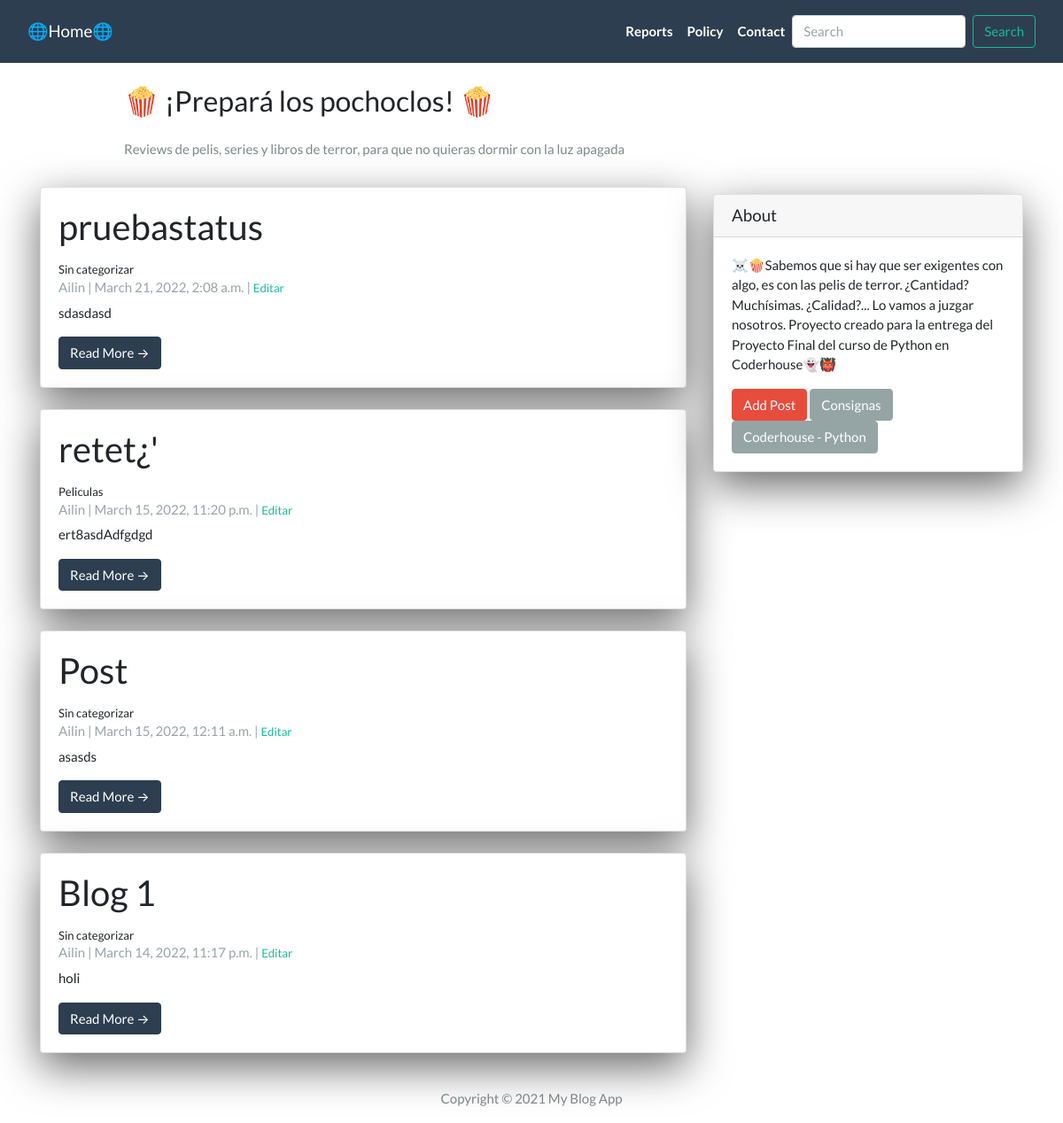
Before: / with the older database file.
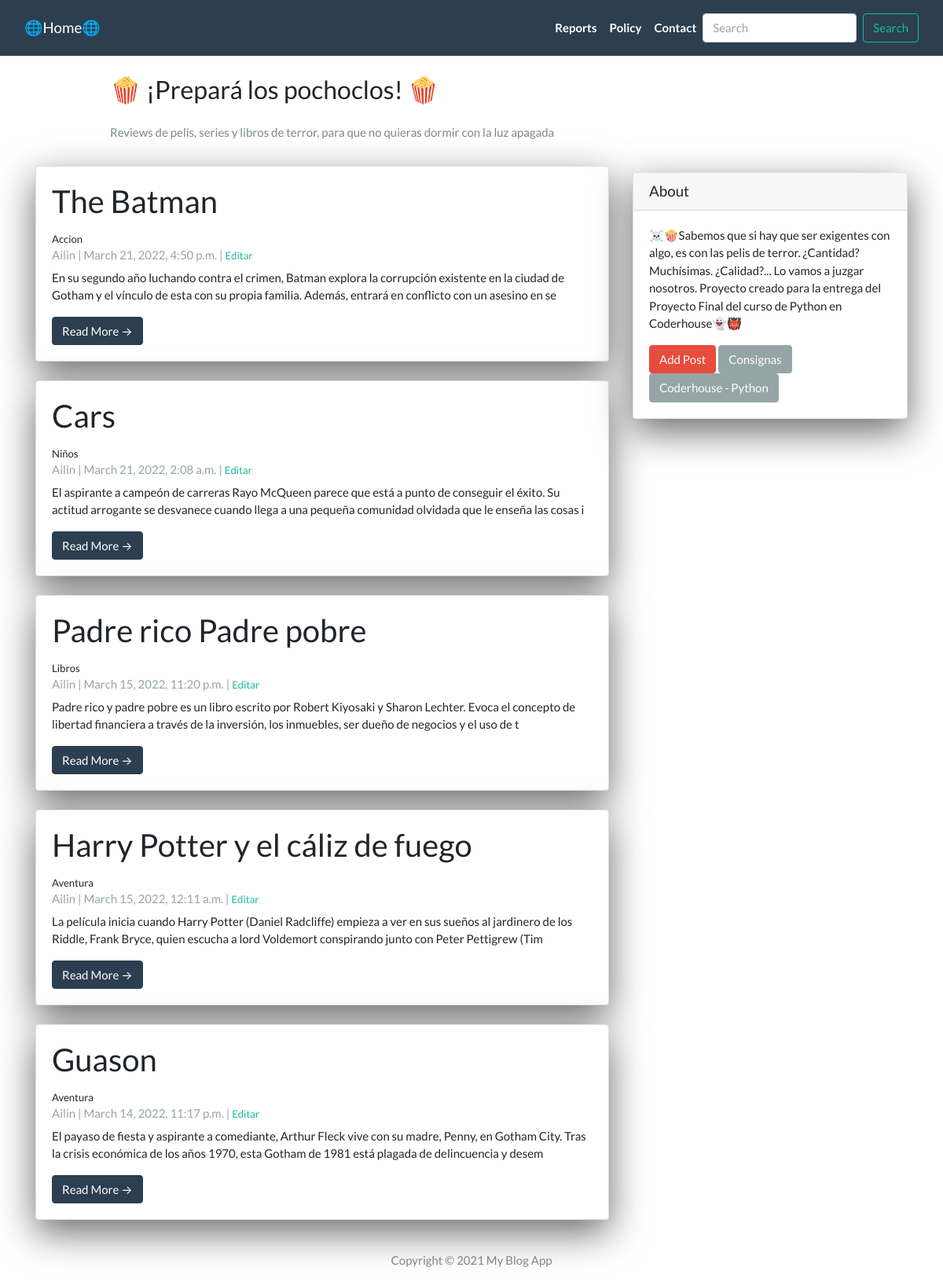
After: the same page with the newer database file.
### App/models.py (models this page shows, shortened)
class Post(models.Model):
  title = models.CharField(max_length = 200, unique = True)
  slug = models.SlugField(max_length = 200, unique = True)
  author = models.ForeignKey(User, on_delete = models.CASCADE, related_name='blog_posts') #para que si se elimina un autor, elimine todos los posts del autor
  created_on = models.DateTimeField(auto_now_add = True) #día actual
  updated_on = models.DateTimeField(auto_now = True) #el día que se modificó
  content = models.TextField()
  status = models.IntegerField(choices = STATUS, default = 0)
  category = models.CharField(max_length = 200, default = 'Sin categorizar')
  class Meta:
    ordering = ['-created_on']

### App/views.py (the view)
# urls.py: path('', views.PostList.as_view(), name='home'),
class PostList(generic.ListView):
  queryset = Post.objects.filter(status=1).order_by('-created_on')
  template_name = 'index.html' #para que solo los posts en estado "publicado" cean

### App/templates/index.html (shortened to what this page needs)
{% extends "base.html" %}
{% block content %}
<header class="masthead">
  <div class="container">
    <div class="row">
      <div class=" col-md-8 col-md-10 mx-auto">
        <div class="site-heading">
          <h3 class=" site-heading my-4 mt-3 text-black"> 🍿 ¡Prepará los pochoclos! 🍿 </h3>
          <p class="text-dark">Reviews de pelis, series y libros de terror, para que no quieras dormir con la luz apagada </p>
        </div>
      </div>
    </div>
  </div>
</header>
<div class="container">
  <div class="row">
    <div class="col-md-8 mt-3 left">
      {% for post in post_list %}
      <div class="card mb-4">
        <div class="card-body">
          <h2 class="card-title">{{ post.title }}</h2> <small>{{post.category}} </small>
          <p class="card-text text-muted h6">{{ post.author }} | {{ post.created_on}} | <small> <a href="{% url 'update_post' post.slug  %}"> Editar </a> </small> </p>
          <p class="card-text">{{post.content|slice:":200"}}</p>
          <a href="{% url 'post_detail' post.slug  %}" class="btn btn-primary">Read More &rarr;</a>
        </div>
      </div>
      {% endfor %}
    </div>
    {% block sidebar %}
    {% include 'sidebar.html' %}
    {% endblock sidebar %}
  </div>
</div>
{%endblock%}

### App/templates/base.html (shortened to what this page needs)
<!DOCTYPE html>
<html>
<head>
  <link rel="stylesheet" href="https://stackpath.bootstrapcdn.com/bootswatch/4.5.2/flatly/bootstrap.min.css">
</head>
<body>
  <nav class="navbar navbar-expand-lg navbar-dark bg-primary" id="mainNav">
    <div class="container-fluid">
      <a class="navbar-brand" href="{% url 'home' %}">🌐Home🌐</a>
      <div class="collapse navbar-collapse" id="navbarResponsive">
        <ul class="navbar-nav ml-auto">
          <li class="nav-item text-black">
            <a class="nav-link text-black font-weight-bold" href="#">Reports</a>
          </li>
          <li class="nav-item text-black">
            <a class="nav-link text-black font-weight-bold" href="#">Policy</a>
          </li>
          <li class="nav-item text-black">
            <a class="nav-link text-black font-weight-bold" href="#">Contact</a>
          </li>
        </ul>
        <form class="form-inline my-2 my-lg-0" method= POST action = "{% url 'search_venues' %}" >
          <input class="form-control mr-sm-2" type="search" placeholder="Search" aria-label="Buscar" name="searched">
          <button class="btn btn-outline-success my-2 my-sm-0" type="submit">Search</button>
        </form>
      </div>
    </div>
  </nav>
  {% block content %}{% endblock content %}
  <footer class="py-3 bg-grey">
    <p class="m-0 text-dark text-center ">Copyright &copy; 2021 My Blog App </p>
  </footer>
</body>
</html>

### App/templates/sidebar.html (shortened to what this page needs)
{% block sidebar %}
<div class="col-md-4 float-right ">
  <div class="card my-4">
    <h5 class="card-header">About</h5>
    <div class="card-body">
      <p class="card-text"> ☠️🍿Sabemos que si hay que ser exigentes con algo, es con las pelis de terror. ¿Cantidad? Muchísimas. ¿Calidad?... Lo vamos a juzgar nosotros.
        Proyecto creado para la entrega del Proyecto Final del curso de Python en Coderhouse👻👹 </p>
      <a href="add_post" class="btn btn-danger"> Add Post</a>
      <a href="https://docs.google.com/presentation/d/14hUS_DSd2B_ig1pMDroe8p5fEXgQ9kjnKDX0__UwqRA/edit#slide=id.gf4d4132a8f_1_32" class="btn btn-secondary">Consignas</a>
      <a href="https://www.coderhouse.com/online/python" class="btn btn-secondary">Coderhouse - Python</a>
    </div>
  </div>
</div>
{% endblock sidebar %}

### App/templates/sidebar.html (style rules this page uses)
.card { box-shadow: 0 16px 48px #6a6a6b; }

Changed rows visible on the page:
added Post: title "The Batman", category "Accion", author "Ailin", created_on "March 21, 2022, 4:50 p.m.", content "En su segundo año luchando contra el crimen, Batman explora la corrupción existente en la ciudad de Gotham y el vínculo de esta con su propia familia. Además, entrará en conflicto con un asesino en se"
changed Post: title "pruebastatus" → "Cars"; category "Sin categorizar" → "Niños"; content "sdasdasd" → "El aspirante a campeón de carreras Rayo McQueen parece que está a punto de conseguir el éxito. Su actitud arrogante se desvanece cuando llega a una pequeña comunidad olvidada que le enseña las cosas i"
changed Post: title "retet¿'" → "Padre rico Padre pobre"; category "Peliculas" → "Libros"; content "ert8asdAdfgdgd" → "Padre rico y padre pobre es un libro escrito por Robert Kiyosaki y Sharon Lechter. Evoca el concepto de libertad financiera a través de la inversión, los inmuebles, ser dueño de negocios y el uso de t"
changed Post: title "Post" → "Harry Potter y el cáliz de fuego"; category "Sin categorizar" → "Aventura"; content "asasds" → "La película inicia cuando Harry Potter (Daniel Radcliffe) empieza a ver en sus sueños al jardinero de los Riddle, Frank Bryce, quien escucha a lord Voldemort conspirando junto con Peter Pettigrew (Tim"
changed Post: title "Blog 1" → "Guason"; category "Sin categorizar" → "Aventura"; content "holi" → "El payaso de fiesta y aspirante a comediante, Arthur Fleck vive con su madre, Penny, en Gotham City. Tras la crisis económica de los años 1970, esta Gotham de 1981 está plagada de delincuencia y desem"
